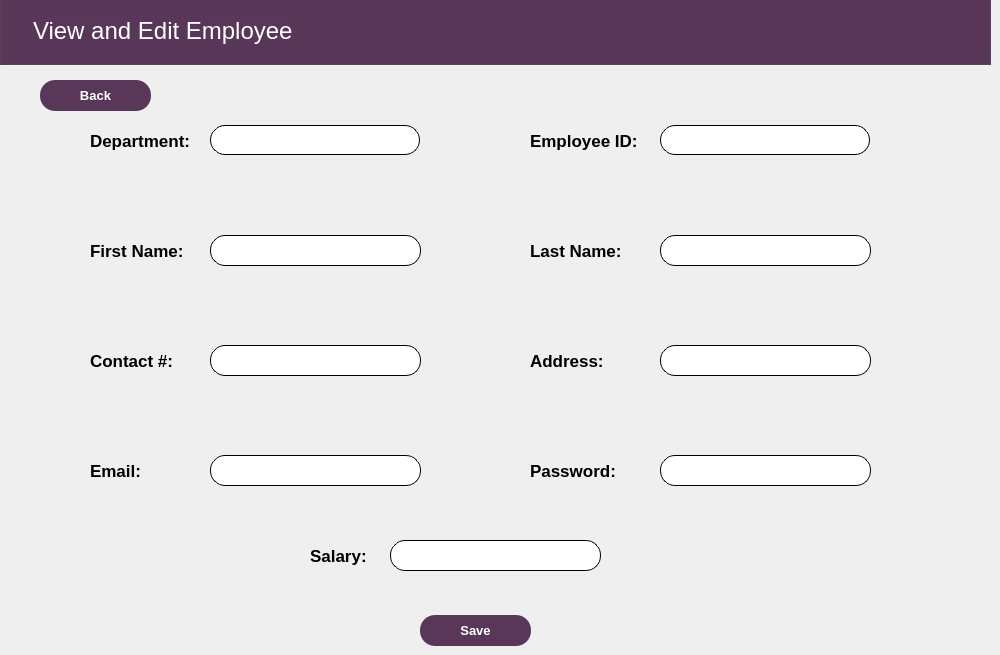
    <widget class="QWidget" name="Employee_Detail_Page">
     <widget class="QLineEdit" name="Email_2">
      <property name="geometry">
       <rect>
        <x>210</x>
        <y>455</y>
        <width>211</width>
        <height>31</height>
       </rect>
      </property>
      <property name="styleSheet">
       <string notr="true">border:1px solid;
border-radius:15px;
</string>
      </property>
     </widget>
     <widget class="QLineEdit" name="Address_2">
      <property name="geometry">
       <rect>
        <x>660</x>
        <y>345</y>
        <width>211</width>
        <height>31</height>
       </rect>
      </property>
      <property name="styleSheet">
       <string notr="true">border:1px solid;
border-radius:15px;
</string>
      </property>
     </widget>
     <widget class="QLineEdit" name="Salary_2">
      <property name="geometry">
       <rect>
        <x>390</x>
        <y>540</y>
        <width>211</width>
        <height>31</height>
       </rect>
      </property>
      <property name="styleSheet">
       <string notr="true">border:1px solid;
border-radius:15px;
</string>
      </property>
     </widget>
     <widget class="QLineEdit" name="Contact_2">
      <property name="geometry">
       <rect>
        <x>210</x>
        <y>345</y>
        <width>211</width>
        <height>31</height>
       </rect>
      </property>
      <property name="styleSheet">
       <string notr="true">border:1px solid;
border-radius:15px;
</string>
      </property>
     </widget>
     <widget class="QLabel" name="Department_Text_2">
      <property name="geometry">
       <rect>
        <x>90</x>
        <y>130</y>
        <width>111</width>
        <height>21</height>
       </rect>
      </property>
      <property name="font">
       <font>
        <pointsize>13</pointsize>
        <weight>75</weight>
        <bold>true</bold>
       </font>
      </property>
      <property name="text">
       <string>Department:</string>
      </property>
     </widget>
     <widget class="QLineEdit" name="Lname_2">
      <property name="geometry">
       <rect>
        <x>660</x>
        <y>235</y>
        <width>211</width>
        <height>31</height>
       </rect>
      </property>
      <property name="styleSheet">
       <string notr="true">border:1px solid;
border-radius:15px;
</string>
      </property>
     </widget>
     <widget class="QLineEdit" name="Fname_2">
      <property name="geometry">
       <rect>
        <x>210</x>
        <y>235</y>
        <width>211</width>
        <height>31</height>
       </rect>
      </property>
      <property name="styleSheet">
       <string notr="true">border:1px solid;
border-radius:15px;
</string>
      </property>
     </widget>
     <widget class="QGroupBox" name="View_Edit">
      <property name="geometry">
       <rect>
        <x>0</x>
        <y>-15</y>
        <width>991</width>
        <height>80</height>
       </rect>
      </property>
      <property name="styleSheet">
       <string notr="true">background-color: rgb(88, 55, 89);</string>
      </property>
      <property name="title">
       <string/>
      </property>
      <widget class="QLabel" name="View_edit_text">
       <property name="geometry">
        <rect>
         <x>33</x>
         <y>30</y>
         <width>261</width>
         <height>31</height>
        </rect>
       </property>
       <property name="font">
        <font>
         <pointsize>18</pointsize>
        </font>
       </property>
       <property name="styleSheet">
        <string notr="true">color: rgb(255, 255, 255);</string>
       </property>
       <property name="text">
        <string>View and Edit Employee</string>
       </property>
      </widget>
     </widget>
     <widget class="QLineEdit" name="password_2">
      <property name="geometry">
       <rect>
        <x>660</x>
        <y>455</y>
        <width>211</width>
        <height>31</height>
       </rect>
      </property>
      <property name="styleSheet">
       <string notr="true">border:1px solid;
border-radius:15px;
</string>
      </property>
      <property name="echoMode">
       <enum>QLineEdit::Password</enum>
      </property>
     </widget>
     <widget class="QLineEdit" name="Employee_id_2">
      <property name="geometry">
       <rect>
        <x>660</x>
        <y>125</y>
        <width>210</width>
        <height>30</height>
       </rect>
      </property>
      <property name="styleSheet">
       <string notr="true">border:1px solid;
border-radius:15px;
</string>
      </property>
     </widget>
     <widget class="QLabel" name="Password_text_2">
      <property name="geometry">
       <rect>
        <x>530</x>
        <y>460</y>
        <width>101</width>
        <height>21</height>
       </rect>
      </property>
      <property name="font">
       <font>
        <pointsize>13</pointsize>
        <weight>75</weight>
        <bold>true</bold>
       </font>
      </property>
      <property name="text">
       <string>Password:</string>
      </property>
     </widget>
     <widget class="QLabel" name="Contact_text_2">
      <property name="geometry">
       <rect>
        <x>90</x>
        <y>350</y>
        <width>101</width>
        <height>21</height>
       </rect>
      </property>
      <property name="font">
       <font>
        <pointsize>13</pointsize>
        <weight>75</weight>
        <bold>true</bold>
       </font>
      </property>
      <property name="text">
       <string>Contact #:</string>
      </property>
     </widget>
     <widget class="QLabel" name="Employee_id_text_2">
      <property name="geometry">
       <rect>
        <x>530</x>
        <y>130</y>
        <width>121</width>
        <height>21</height>
       </rect>
      </property>
      <property name="font">
       <font>
        <pointsize>13</pointsize>
        <weight>75</weight>
        <bold>true</bold>
       </font>
      </property>
      <property name="text">
       <string>Employee ID:</string>
      </property>
     </widget>
     <widget class="QLabel" name="Email_text_2">
      <property name="geometry">
       <rect>
        <x>90</x>
        <y>460</y>
        <width>101</width>
        <height>21</height>
       </rect>
      </property>
      <property name="font">
       <font>
        <pointsize>13</pointsize>
        <weight>75</weight>
        <bold>true</bold>
       </font>
      </property>
      <property name="text">
       <string>Email:</string>
      </property>
     </widget>
     <widget class="QPushButton" name="Save_button">
      <property name="geometry">
       <rect>
        <x>420</x>
        <y>615</y>
        <width>111</width>
        <height>31</height>
       </rect>
      </property>
      <property name="font">
       <font>
        <pointsize>10</pointsize>
        <weight>75</weight>
        <bold>true</bold>
       </font>
      </property>
      <property name="cursor">
       <cursorShape>PointingHandCursor</cursorShape>
      </property>
      <property name="styleSheet">
       <string notr="true">border-radius:15px;
background-color: rgb(88, 55, 89);
color: rgb(255, 255, 255);</string>
      </property>
      <property name="text">
       <string>Save</string>
      </property>
     </widget>
     <widget class="QLabel" name="Lname_text_2">
      <property name="geometry">
       <rect>
        <x>530</x>
        <y>240</y>
        <width>101</width>
        <height>21</height>
       </rect>
      </property>
      <property name="font">
       <font>
        <pointsize>13</pointsize>
        <weight>75</weight>
        <bold>true</bold>
       </font>
      </property>
      <property name="text">
       <string>Last Name:</string>
      </property>
     </widget>
     <widget class="QLabel" name="Fname_text_2">
      <property name="geometry">
       <rect>
        <x>90</x>
        <y>240</y>
        <width>101</width>
        <height>21</height>
       </rect>
      </property>
      <property name="font">
       <font>
        <pointsize>13</pointsize>
        <weight>75</weight>
        <bold>true</bold>
       </font>
      </property>
      <property name="text">
       <string>First Name:</string>
      </property>
     </widget>
     <widget class="QLabel" name="Salary_text_2">
      <property name="geometry">
       <rect>
        <x>310</x>
        <y>545</y>
        <width>101</width>
        <height>21</height>
       </rect>
      </property>
      <property name="font">
       <font>
        <pointsize>13</pointsize>
        <weight>75</weight>
        <bold>true</bold>
       </font>
      </property>
      <property name="text">
       <string>Salary:</string>
      </property>
     </widget>
     <widget class="QLabel" name="Address_text_2">
      <property name="geometry">
       <rect>
        <x>530</x>
        <y>350</y>
        <width>101</width>
        <height>21</height>
       </rect>
      </property>
      <property name="font">
       <font>
        <pointsize>13</pointsize>
        <weight>75</weight>
        <bold>true</bold>
       </font>
      </property>
      <property name="text">
       <string>Address:</string>
      </property>
     </widget>
     <widget class="QLineEdit" name="Department_2">
      <property name="geometry">
       <rect>
        <x>210</x>
        <y>125</y>
        <width>210</width>
        <height>30</height>
       </rect>
      </property>
      <property name="styleSheet">
       <string notr="true">border:1px solid;
border-radius:15px;
</string>
      </property>
     </widget>
     <widget class="QPushButton" name="back_button">
      <property name="geometry">
       <rect>
        <x>40</x>
        <y>80</y>
        <width>111</width>
        <height>31</height>
       </rect>
      </property>
      <property name="font">
       <font>
        <pointsize>10</pointsize>
        <weight>75</weight>
        <bold>true</bold>
       </font>
      </property>
      <property name="cursor">
       <cursorShape>PointingHandCursor</cursorShape>
      </property>
      <property name="styleSheet">
       <string notr="true">border-radius:15px;
background-color: rgb(88, 55, 89);
color: rgb(255, 255, 255);</string>
      </property>
      <property name="text">
       <string>Back</string>
      </property>
     </widget>
    </widget>
